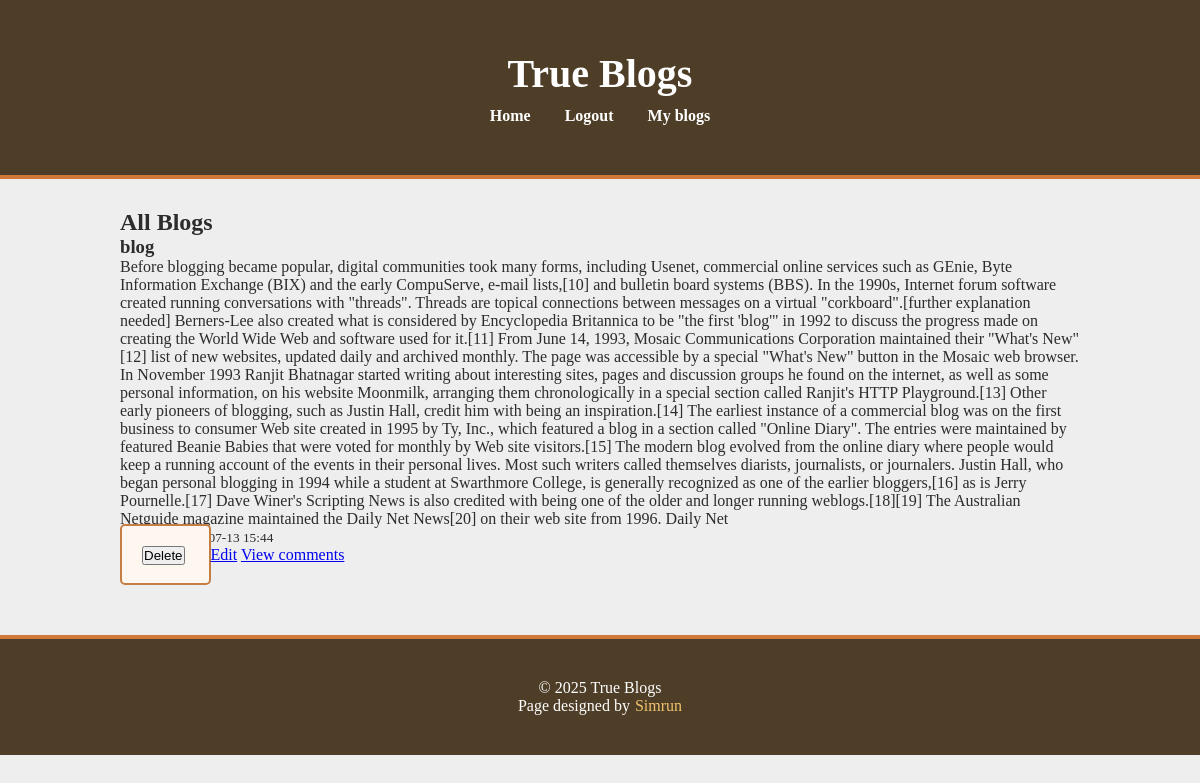
The app's page / (signed in) with its own data.
### app/models.py (models this page shows)
class Blog(db.Model):
    id = db.Column(db.Integer, primary_key=True)
    title = db.Column(db.String(100), nullable=False)
    content = db.Column(db.Text, nullable=False)
    date_posted = db.Column(db.DateTime, default=lambda: datetime.now(timezone.utc))
    user_id = db.Column(db.Integer, db.ForeignKey('user.id'), nullable=False)
    comments = db.relationship('Comment', back_populates='blog', cascade='all, delete-orphan')
    author = db.relationship('User', back_populates='blogs')

### app/routes/blog.py (the view)
@Blog_bp.route('/')
def home():
    if 'user' not in session:
        return redirect(url_for('auth.login'))
    blogs = Blog.query.order_by(Blog.date_posted.desc()).all()
    return render_template('blog.html', blogs=blogs)

### app/templates/blog.html (shortened to what this page needs)
{% extends 'base.html' %}
{% block content %}
<div class="blog-container">
    <h2>All Blogs</h2>
    {% for blog in blogs %}
        <div class="blog_post">
            <h3>{{ blog.title }}</h3>
            <p>{{ blog.content }}</p>
            <p><small>by {{ blog.author.username }} on {{ blog.date_posted.strftime('%Y-%m-%d  %H:%M') }}</small></p>
            {% if session.get('user') == blog.user_id %}
                <form action="{{ url_for('blog.delete_blog', blog_id=blog.id) }}" method="post" style="display: inline;">
                    <button type="submit" class="btn-small">Delete</button>
                </form>
                <a href="{{ url_for('blog.edit_blog', blog_id=blog.id) }}" class="btn-small">Edit</a>
            {% endif %}
            <a href="{{ url_for('blog.view_blog', blog_id=blog.id) }}">View comments</a>
        </div>
    {% else %}
        <p>No blog posts yet.</p>
    {% endfor %}
</div>
{% endblock %}

### app/static/css/style.css (style rules this page uses)
* { margin: 0; padding: 0; box-sizing: border-box; }
body { font-family: Georgia, serif; background-color: #eee; color: #2c2c2c; min-height: 100vh; }
form { background-color: #fdf7f0; border: 2px solid #c47e43; padding: 20px; border-radius: 5px; width: 100%; max-width: 500px; margin: 30px auto; }

### records on screen
Blog: title "blog", content "Before blogging became popular, digital communities took many forms, including Usenet, commercial online services such as GEnie, Byte Information Exchange (BIX) and the early CompuServe, e-mail lists,[10] and bulletin board systems (BBS). In the 1990s, Internet forum software created running conversations with \"threads\". Threads are topical connections between messages on a virtual \"corkboard\".[further explanation needed] Berners-Lee also created what is considered by Encyclopedia Britannica to be \"the first 'blog'\" in 1992 to discuss the progress made on creating the World Wide Web and software used for it.[11] From June 14, 1993, Mosaic Communications Corporation maintained their \"What's…", date_posted "2025-07-13 15:44"

### other values on screen
{{ 2025 }} "2025"
